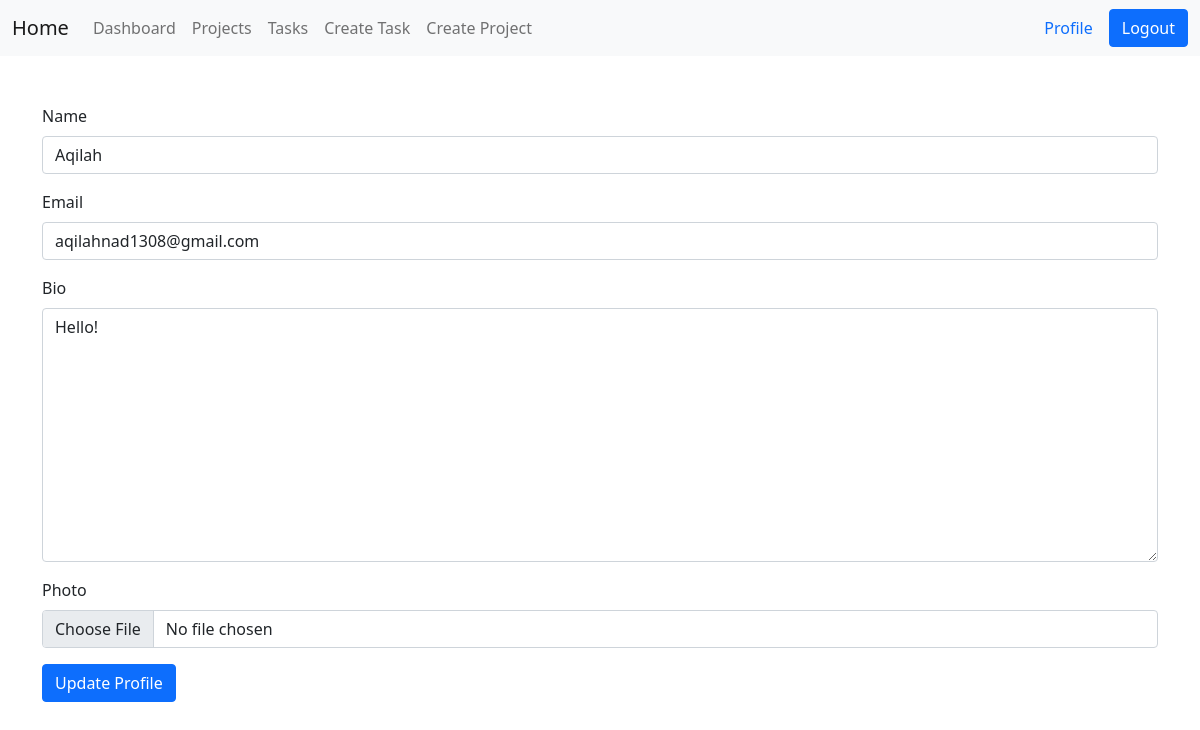
The page /update-profile (signed in) on the database its author committed.
### users/models.py (models this page shows, shortened)
class Profile(models.Model):
    user = models.OneToOneField(User, on_delete=models.CASCADE,null=True,blank=True)
    name = models.CharField(max_length=200,null=True,blank=True)
    email =models.EmailField(blank=True,null=True)
    photo =models.ImageField(blank=True,null=True)
    bio = models.TextField(null=True,blank=True)

### users/views.py (the view)
# urls.py: path('update-profile', views.update_profile, name ='update-profile'),
@login_required
def update_profile(request):
   if request.method == 'POST':
       form = ProfileForm(request.POST, instance=request.user.profile)
       if form.is_valid():
           form.save()
           return redirect('tasks')
   else:
       form = ProfileForm(instance=request.user.profile)
   context = {'form': form}
   return render(request, 'users/profile_update_form.html', context)

### users/forms.py
class ProfileForm(ModelForm):
    class Meta:
        model =Profile
        fields = ['name','email','bio','photo']

### users/templates/users/profile_update_form.html (shortened to what this page needs)
{% extends 'base.html' %}
{% load crispy_forms_tags %}
{% block content %}
   <div class="container">
       <div class="row my-5">
           <div class="col-md-12">
               <form action=" " method="post" class="form">
                   {{ form|crispy }}
                   <button type="submit" class="btn btn-primary">Update Profile</button>
               </form>
           </div>
       </div>
   </div>
{% endblock %}

### rows shown on the page
Profile: name "Aqilah", email "aqilahnad1308@gmail.com", bio "Hello!"
